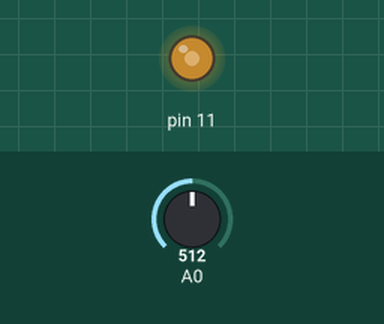
Recording of a sketch running on a simulated Arduino Uno, built with avr-gcc and run on an emulated ATmega328P. On the bench: output pins drawn as LEDs (lit = HIGH). The inputs (shaded band) are chosen by the test bench; at power-on: A0 = 512.

Above: at 1.2 s.
1.3 s: A0 set to 716
At 2.4 s:
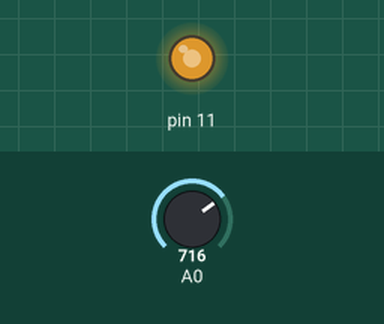
2.8 s: A0 set to 900
At 3.5 s:
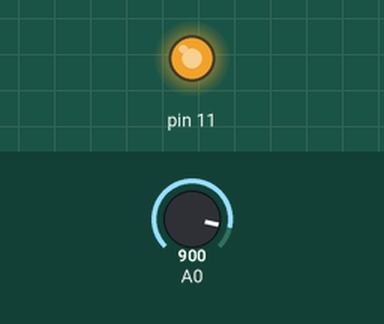
4.3 s: A0 set to 122
At 4.7 s:
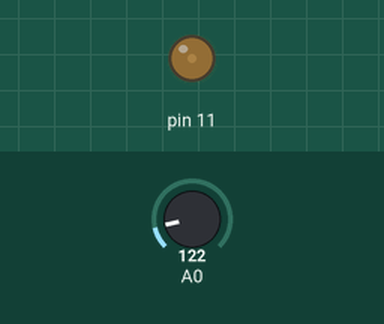
5.8 s: A0 set to 0
At 7.0 s:
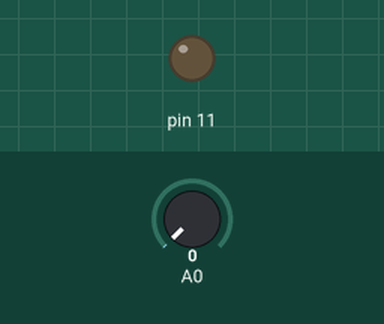
7.3 s: A0 set to 511
At 8.2 s:
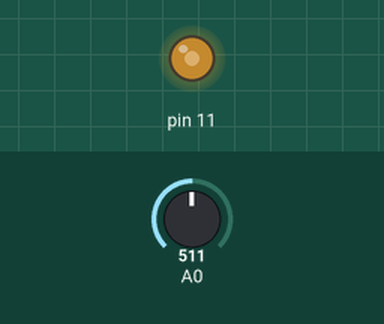
Timing chart, 0 to 9.8 s (numbered marks = the images above; inputs shaded):
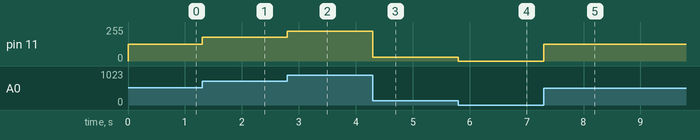

Measured:
- after the input at 1.3 s, pin 11: 127/255 → 178/255 at once
- after the input at 2.8 s, pin 11: 178/255 → 224/255 at once
- after the input at 4.3 s, pin 11: 224/255 → 30/255 at once
- after the input at 5.8 s, pin 11: 30/255 → 0/255 at once
- after the input at 7.3 s, pin 11: 0/255 → 127/255 at once

The sketch:

potenciometro_led.ino
```cpp
void setup(){
  pinMode(11, OUTPUT);
  pinMode(A0, INPUT);
}

void loop(){
  int val = analogRead(A0);
  int intensity = map(val, 0,1023, 0, 255);
  analogWrite(11, intensity);
}
```
